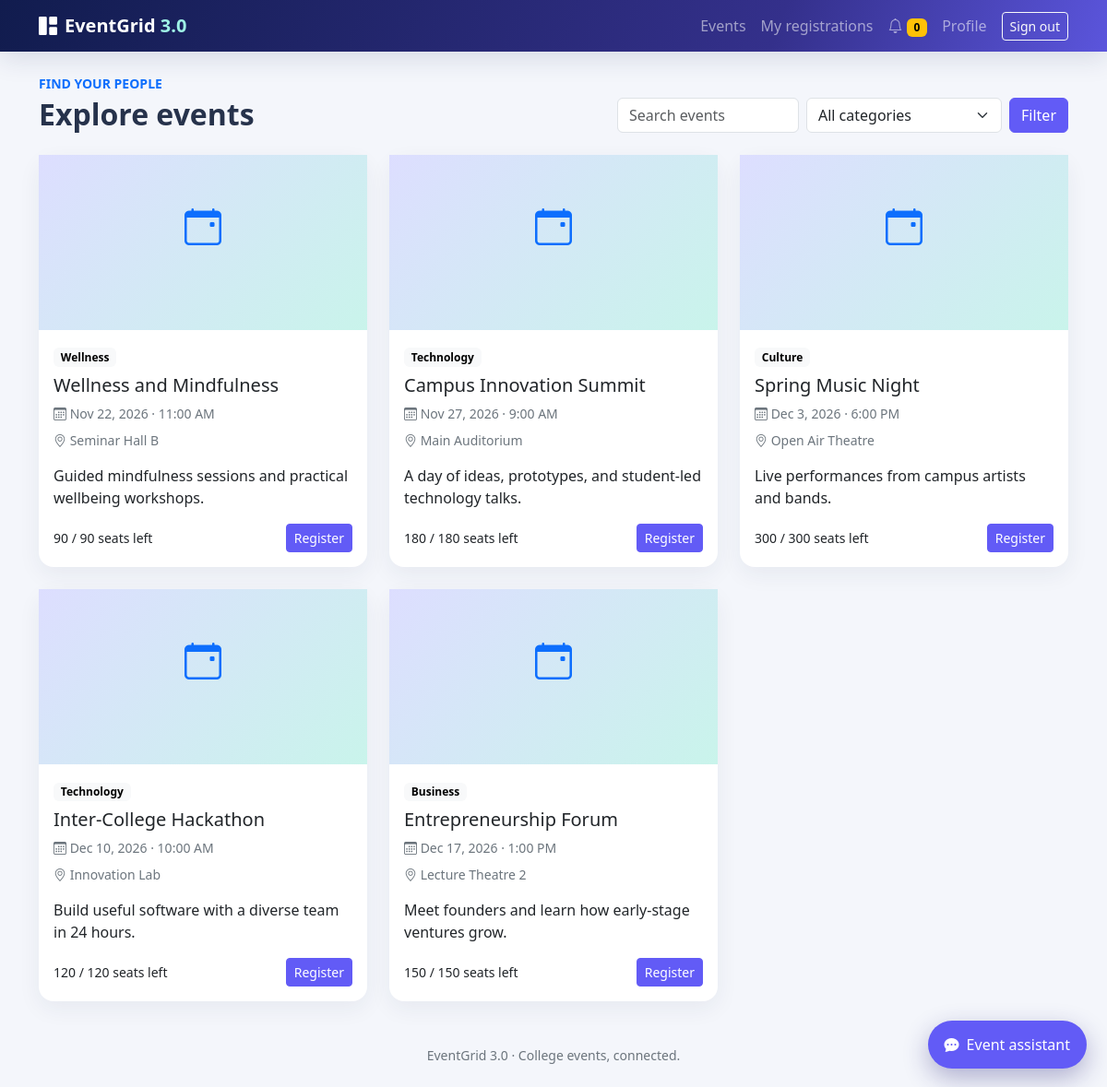
Page /student/events.php (signed in) on the committed database.
### tables this page shows
CREATE TABLE events (
  id BIGINT UNSIGNED AUTO_INCREMENT PRIMARY KEY,
  title VARCHAR(180) NOT NULL,
  description TEXT NOT NULL,
  category VARCHAR(80) NOT NULL,
  venue VARCHAR(180) NOT NULL,
  event_date DATE NOT NULL,
  start_time TIME NOT NULL,
  end_time TIME NOT NULL,
  reg_deadline DATETIME NOT NULL,
  max_participants INT UNSIGNED NOT NULL,
  poster VARCHAR(255) NULL,
  status ENUM('Open','Closed','Cancelled') NOT NULL DEFAULT 'Open',
  created_by BIGINT UNSIGNED NULL,
  created_at TIMESTAMP NOT NULL DEFAULT CURRENT_TIMESTAMP,
  updated_at TIMESTAMP NOT NULL DEFAULT CURRENT_TIMESTAMP ON UPDATE CURRENT_TIMESTAMP,
  deleted_at DATETIME NULL,
  CONSTRAINT fk_events_admin FOREIGN KEY (created_by) REFERENCES users(id) ON DELETE SET NULL,
  INDEX idx_events_date_status (event_date, status),
  INDEX idx_events_category (category)
);

### includes/functions.php (called while the page is built, shortened)
<?php
require_once __DIR__ . '/db.php';
function e(?string $value): string { return htmlspecialchars($value ?? '', ENT_QUOTES | ENT_SUBSTITUTE, 'UTF-8'); }
function url(string $path = ''): string { return rtrim(BASE_URL, '/') . ($path === '' ? '' : '/' . ltrim($path, '/')); }
function send_page_reminders(): void
{
    require_once dirname(__DIR__) . '/cron/reminder_runner.php';
    run_reminders();
}

### includes/db.php (called while the page is built, shortened)
<?php
function db(): PDO
{
    static $pdo;
    if (!$pdo) {
        $pdo = new PDO(
            'mysql:host=' . DB_HOST . ';dbname=' . DB_NAME . ';charset=utf8mb4',
            DB_USER,
            DB_PASS,
            [PDO::ATTR_ERRMODE => PDO::ERRMODE_EXCEPTION, PDO::ATTR_DEFAULT_FETCH_MODE => PDO::FETCH_ASSOC, PDO::ATTR_EMULATE_PREPARES => false]
        );
    }
    return $pdo;
}

### cron/reminder_runner.php (called while the page is built, shortened)
<?php
require_once dirname(__DIR__).'/includes/functions.php';
function run_reminders(): int
{
    $events=db()->query("SELECT id,title,event_date FROM events WHERE status='Open' AND deleted_at IS NULL AND event_date=DATE_ADD(CURDATE(),INTERVAL 1 DAY)")->fetchAll();
    $sent=0;
    return $sent;
}

### includes/auth.php (called while the page is built, shortened)
<?php
require_once __DIR__ . '/functions.php';
send_page_reminders();

### student/events.php (the view, shortened to what this page needs)
<?php
require_once dirname(__DIR__).'/includes/functions.php';
$user=require_role('student');
$q=trim((string)($_GET['q']??''));$category=trim((string)($_GET['category']??''));
$sql="SELECT e.*,(SELECT COUNT(*) FROM registrations r WHERE r.event_id=e.id AND r.status<>'Cancelled') registered, EXISTS(SELECT 1 FROM registrations own WHERE own.event_id=e.id AND own.user_id=? AND own.status<>'Cancelled') already FROM events e WHERE e.deleted_at IS NULL AND e.event_date>=CURDATE()";
$params=[(int)$user['id']];$sql.=' ORDER BY e.event_date,e.start_time';
$s=db()->prepare($sql);$s->execute($params);$events=$s->fetchAll();$cats=db()->query('SELECT DISTINCT category FROM events ORDER BY category')->fetchAll(PDO::FETCH_COLUMN);$pageTitle='Explore events';require dirname(__DIR__).'/includes/header.php';
?>
<div class="d-flex flex-wrap justify-content-between align-items-end gap-3 mb-4"><div><p class="text-primary small fw-bold text-uppercase mb-1">Find your people</p><h1 class="h2 fw-bold mb-0">Explore events</h1></div><form class="d-flex gap-2" method="get"><input class="form-control" name="q" placeholder="Search events" value="<?=e($q)?>"><select class="form-select" name="category"><option value="">All categories</option><?php foreach($cats as $cat):?><option <?= $category===$cat?'selected':''?>><?=e($cat)?></option><?php endforeach;?></select><button class="btn btn-primary">Filter</button></form></div>
<div class="row g-4"><?php foreach($events as $event):$left=max(0,(int)$event['max_participants']-(int)$event['registered']);$open=$event['status']==='Open'&&strtotime($event['reg_deadline'])>=time()&&$left>0&&!$event['already'];?><div class="col-md-6 col-xl-4"><article class="card card-hover h-100"><?php if($event['poster']):?><img class="poster card-img-top" src="<?=e(url('assets/uploads/posters/'.basename($event['poster'])))?>" alt="<?=e($event['title'])?>"><?php else:?><div class="poster d-grid text-center pt-5 text-primary fs-1"><i class="bi bi-calendar-event"></i></div><?php endif;?><div class="card-body d-flex flex-column"><div><span class="badge text-bg-light"><?=e($event['category'])?></span><h2 class="h5 mt-2"><?=e($event['title'])?></h2><p class="text-secondary small mb-2"><i class="bi bi-calendar3"></i> <?=e(date('M j, Y',strtotime($event['event_date'])))?> · <?=e(date('g:i A',strtotime($event['start_time'])))?></p><p class="text-secondary small"><i class="bi bi-geo-alt"></i> <?=e($event['venue'])?></p><p><?=e(mb_strimwidth($event['description'],0,120,'…'))?></p></div><div class="mt-auto d-flex justify-content-between align-items-center"><small><?=$left?> / <?=e((string)$event['max_participants'])?> seats left</small><?php if($event['already']):?><span class="badge text-bg-success">Registered</span><?php elseif($open):?><a class="btn btn-sm btn-primary" href="<?=e(url('student/register.php?event='.(int)$event['id']))?>">Register</a><?php else:?><button class="btn btn-sm btn-secondary" disabled><?= $left<1?'Full':($event['status']!=='Open'?'Closed':'Deadline passed')?></button><?php endif;?></div></div></article></div><?php endforeach;?><?php if(!$events):?><div class="col-12"><div class="card empty-state">No events match those filters.</div></div><?php endif;?></div>
<?php require dirname(__DIR__).'/includes/footer.php';?>

### assets/css/app.css (style rules this page uses)
:root { --ink:#172554;--accent:#625bf6;--mist:#f4f6fb;--teal:#15b8a6 }
body { background:var(--mist);color:#26324b;min-height:100vh }
.card { border:0;border-radius:1rem;box-shadow:0 8px 25px #1a2b5210 }
.card-hover { transition:transform .18s,box-shadow .18s }
.btn-primary { background:var(--accent);border-color:var(--accent) }
.poster { height:190px;object-fit:cover;background:linear-gradient(135deg,#dddeff,#c9f4eb) }

### rows in the picture
events: category "Wellness", title "Wellness and Mindfulness", event_date "Nov 22, 2026", start_time "11:00 AM", venue "Seminar Hall B", description "Guided mindfulness sessions and practical wellbeing workshops.", max_participants "90"
events: category "Technology", title "Campus Innovation Summit", event_date "Nov 27, 2026", start_time "9:00 AM", venue "Main Auditorium", description "A day of ideas, prototypes, and student-led technology talks.", max_participants "180"
events: category "Culture", title "Spring Music Night", event_date "Dec 3, 2026", start_time "6:00 PM", venue "Open Air Theatre", description "Live performances from campus artists and bands.", max_participants "300"
events: category "Technology", title "Inter-College Hackathon", event_date "Dec 10, 2026", start_time "10:00 AM", venue "Innovation Lab", description "Build useful software with a diverse team in 24 hours.", max_participants "120"
events: category "Business", title "Entrepreneurship Forum", event_date "Dec 17, 2026", start_time "1:00 PM", venue "Lecture Theatre 2", description "Meet founders and learn how early-stage ventures grow.", max_participants "150"

### other values in the picture
unread_count((int)$me['id']) "0"
